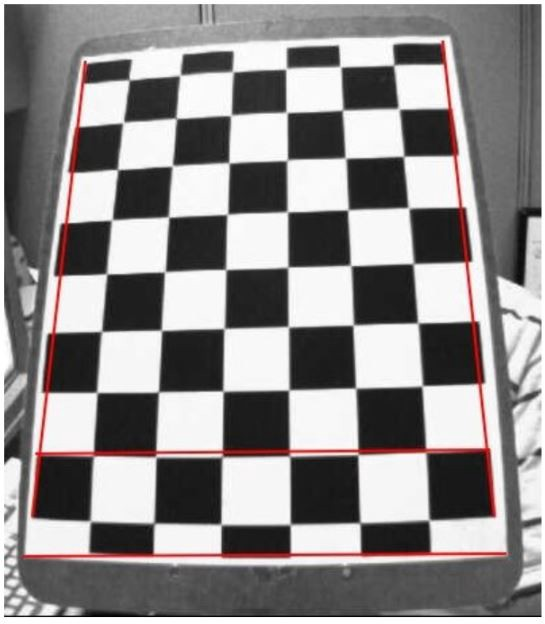
#> input picture DEPTH_MAP_from_STEREO_IMAGES/CAM_LEFT/BoardView/bat.jpeg, 545 x 624 px, given in place of the camera
$ python Calibrate_Cameras_OpenCV_Tutorial_Doc.py   (older library calls are emulated)
#> lines starting #> are read from the running program, lines starting #| are printed output that depends on the picture; after the words box and inside, x2 and y2 are one past the last pixel; in counts of white or black regions, pixels touching at a corner belong together
import numpy as np
import cv2
import glob
import os
import shutil
import matplotlib.pyplot as plt

num_photos = 30

# The left camera image will be the final deoth map so better the good resolution one
vidStreamL = cv2.VideoCapture(2)  # index of OBS - Nirie
vidStreamR = cv2.VideoCapture(1)  # index of Droidcam camera - Izeko

# Change the resolution if needed
vidStreamR.set(cv2.CAP_PROP_FRAME_WIDTH, 640)  # float
vidStreamR.set(cv2.CAP_PROP_FRAME_HEIGHT, 480)  # float

vidStreamL.set(cv2.CAP_PROP_FRAME_WIDTH, 640)  # float
vidStreamL.set(cv2.CAP_PROP_FRAME_HEIGHT, 480)  # float

CAMS=["CAM_LEFT", "CAM_RIGHT"]


# We will try to contrast with a reference subset 9x6 of the chess board image
# We prepare the world coordinates of those points in the real world
# We can assume z=0 and only provide x,y-s if in chess board square units:
# (0,0,0), (1,0,0), (2,0,0) ....,(8,5,0)
# if it was that the second point was 10 cm away, then (0,0,0), (10,0,0), (20,0,0) etc.
# In our case the board squares have 2.4 cm each in width and height, so:
world_points_chess = np.zeros((6*9,3), np.float32)
world_points_chess[:,:2] = np.mgrid[0:9,0:6].T.reshape(-1,2) # using chess square units

# Arrays to store world points and image points from all the images.
world_points = [] # 3d point in real world space
image_points = {} # 2d points in image plane for each camera.

# Build directory structure

shutil.rmtree(f"../CAM_RIGHT", ignore_errors=True)
shutil.rmtree(f"../CAM_LEFT", ignore_errors=True)
shutil.rmtree(f"../COMMON", ignore_errors=True)

for CAM in CAMS+["COMMON"]:
    image_points[CAM] = []

    try:
        os.mkdir(f"../{CAM}")
    except OSError as error:
        pass

    try:
        os.mkdir(f"../{CAM}/BoardViews/")
    except OSError as error:
        pass

    try:
        os.mkdir(f"../{CAM}/Calibrated_Parameters/")
    except OSError as error:
        pass

    try:
        if CAM!="COMMON":
            os.mkdir(f"../{CAM}/Undistorted_Chess_Samples/")
    except OSError as error:
        pass

    try:
        if CAM!="COMMON":
            os.mkdir(f"../{CAM}/Rectified_Chess_Samples/")
    except OSError as error:
        pass

try:
    os.mkdir(f"../COMMON/Epilines_Chess_Samples/")
except OSError as error:
    pass
try:
    os.mkdir(f"../COMMON/Disparities_Chess_Samples/")
except OSError as error:
    pass

try:
    os.mkdir(f"../COMMON/Live_Test/")
except OSError as error:
    pass


successful_on_both=1
# termination criteria for the optimization of corner detections
corner_criteria = (cv2.TERM_CRITERIA_EPS + cv2.TERM_CRITERIA_MAX_ITER, 10000, 1e-9)

while successful_on_both <= num_photos:
    # Capture at least 10 different views of the chess board - Better if 20 for example
    # Ideally the same time instance should be captured by each of the cameras
    print(f"\n\nPHOTOS {successful_on_both}/{num_photos} ########################")
    #input("Press ENTER to take the photos:")
    # instead of using .read() to get an image we decompose it into .grab and then .retrieve
    # so we can maximize the sinchronization

    if not (vidStreamR.grab() and vidStreamL.grab()):
        print("[Error] Getting the image for this iteration. Retrying...")
        continue
    _, img_R = vidStreamR.retrieve()
#> img_R is the input picture: shape (624, 545, 3); mean B, G, R 139.3, 139.3, 142.6
    _, img_L = vidStreamL.retrieve()

    heightL, widthL, channelsL  = img_L.shape
    heightR, widthR, channelsR  = img_R.shape

    # Crop images to same size-> Not necessary
    print(f"\nLeft image: {widthL}x{heightL}x{channelsL}, Right image: {widthR}x{heightR}x{channelsR}")
#| Left image: 545x624x3, Right image: 545x624x3

    # Save them now
    cv2.imwrite(f"../CAM_LEFT/BoardViews/{successful_on_both:06}.png", img_L)
    cv2.imwrite(f"../CAM_RIGHT/BoardViews/{successful_on_both:06}.png", img_R)


    found =[True, True]
    detected_corners_in_image=[0,0]
    gray=[0,0]
    for j, CAM in enumerate(CAMS):
        # Read the image in numpy format
        full_img = cv2.imread(f"../{CAM}/BoardViews/{successful_on_both:06}.png")
        #heightL, widthL, channelsL  = full_img.shape ############
        #heightR, widthR, channelsR  = full_img.shape

        # Grayscale the image
        gray[j] = cv2.cvtColor(full_img, cv2.COLOR_BGR2GRAY)

        # Find the chess board corners in the image-> Telling that it should look for a 9x6 subchess
        # The detected corners will be the pixel numbers in pixel reference (9x6, 1, 2)
        found[j], detected_corners_in_image[j] = cv2.findChessboardCorners(gray[j], (9,6), None)

        if found[j]==True:
            print(f"\nDetected corners {detected_corners_in_image[j].shape} on image shape {full_img.shape}")
#| Detected corners (54, 1, 2) on image shape (624, 545, 3)

            # Improve/Refine detected corner pixels
            cv2.cornerSubPix(gray[j], detected_corners_in_image[j], (11,11), (-1,-1), corner_criteria)


    # If found, in both cam images found will be True-> add object points, image points (after refining them)
    if found[0] == True and found[1]==True:
        # Draw and display the corners in the image to ccheck if correctly detected -> full_img is modified!
        cv2.drawChessboardCorners(img_L, (9,6), detected_corners_in_image[0], found[0])
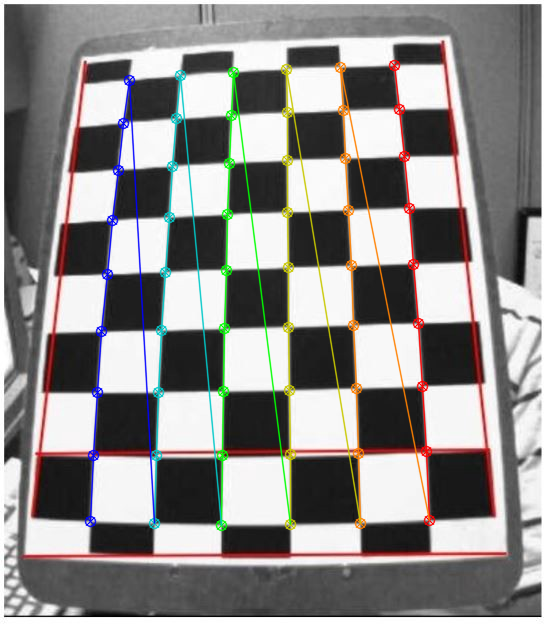
#> img_L: shape (624, 545, 3); 5.65% of pixels changed, all inside (x1, y1, x2, y2) = (84, 59, 436, 532)
        cv2.drawChessboardCorners(img_R, (9,6), detected_corners_in_image[1], found[1])

        joint_images = np.concatenate((img_L, img_R), axis=1)
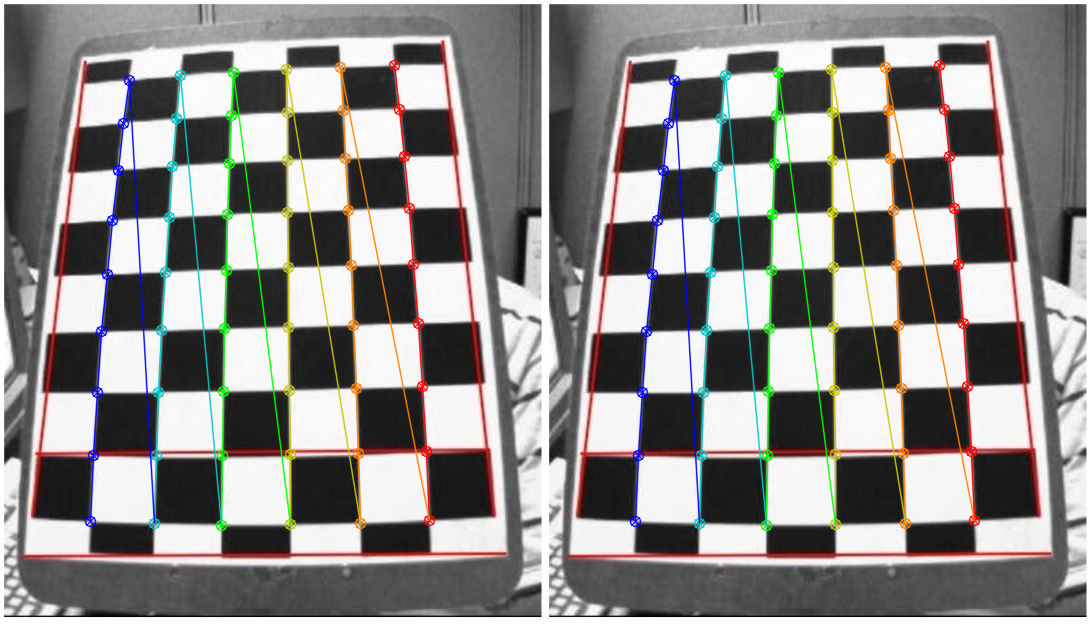
#> joint_images: shape (624, 1090, 3); mean B, G, R 137.2, 138.9, 141.2
        cv2.imshow('Processed pair of images are ok? Press SPACE if yes', joint_images)
        ok = cv2.waitKey(4000) #########
#> (key Esc is pressed here)
#> (the rest of the program and of its run is left out)
